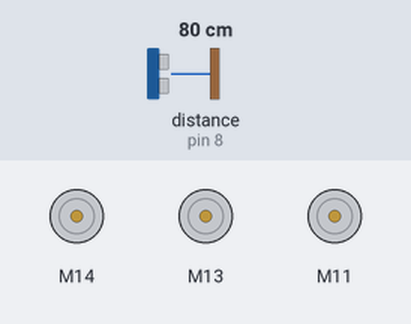
Recording of a sketch running on a simulated Arduino Uno, built with avr-gcc and run on an emulated ATmega328P. Shown: 3 × DC motor (green arrow = forward, orange = backward, longer = faster). The inputs (shaded band) are chosen by the test bench; at power-on: distance to the obstacle (sensor on pin 8) 80 cm. What the sketch prints to the serial monitor is not drawn.

Above: at 1.2 s.
1.3 s: distance to the obstacle (sensor on pin 8) set to 32 cm
2.8 s: distance to the obstacle (sensor on pin 8) set to 26 cm
At 3.5 s:
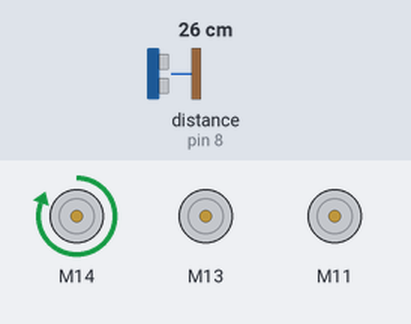
5.8 s: distance to the obstacle (sensor on pin 8) set to 35 cm
At 7.9 s:
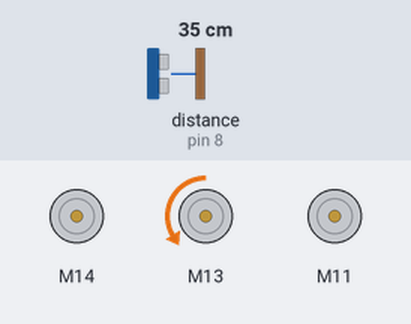
8.8 s: distance to the obstacle (sensor on pin 8) set to 2 cm
At 11.1 s:
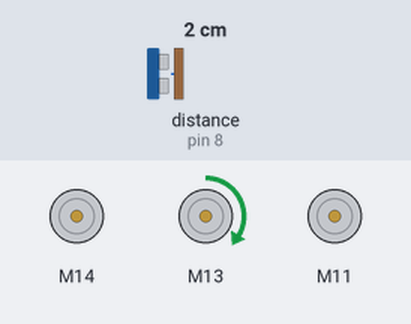
11.8 s: distance to the obstacle (sensor on pin 8) set to 60 cm
At 12.35 s:
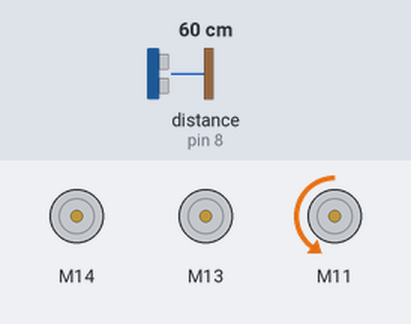
Timing chart, 0 to 14.7 s (numbered marks = the images above; inputs shaded):
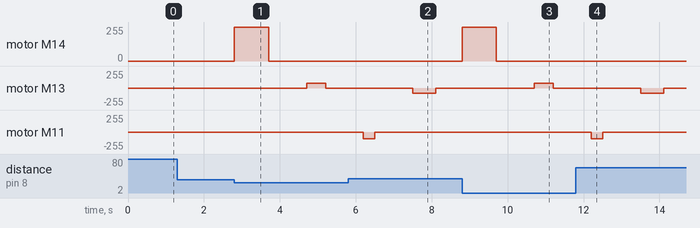

The sketch:

BallLauncher.ino
```cpp
#include <MeMegaPi.h>

const int ROTATION_SPEED = 75;
const int LAUNCH_SPEED = 255;
const int RELOAD_SPEED = 100;
const int MAX_AMMO_CAPACITY = 2;


const int RELOAD_ONE_DELAY = 300;
const int RELOAD_ROTATION_DELAY = 500;
const int LAUNCH_FULL_ROTATION_DELAY = 900;
const int INTERMEDIATE_DELAY = 1000;

MeUltrasonicSensor ultraSensor(PORT_8);
MeEncoderOnBoard RotationMotor(SLOT3);
MeEncoderOnBoard LaunchMotor(SLOT4);
MeEncoderOnBoard ReloadMotor(SLOT1);

int currentAmmo = MAX_AMMO_CAPACITY;

void isr_process_encoder1(void)
{
  if(digitalRead(RotationMotor.getPortB()) == 0)
  {
    RotationMotor.pulsePosMinus();
  }
  else
  {
    RotationMotor.pulsePosPlus();
  }
}

void isr_process_encoder2(void)
{
  if(digitalRead(LaunchMotor.getPortB()) == 0)
  {
    LaunchMotor.pulsePosMinus();
  }
  else
  {
    LaunchMotor.pulsePosPlus();
  }
}

void isr_process_encoder3(void)
{
  if(digitalRead(ReloadMotor.getPortB()) == 0)
  {
    ReloadMotor.pulsePosMinus();
  }
  else
  {
    ReloadMotor.pulsePosPlus();
  }
}


void launch()
{
  LaunchMotor.setMotorPwm(LAUNCH_SPEED);
  delay(LAUNCH_FULL_ROTATION_DELAY);
  LaunchMotor.setMotorPwm(0);
}

void reload()
{
  RotationMotor.setMotorPwm(ROTATION_SPEED);
  delay(RELOAD_ROTATION_DELAY);
  RotationMotor.setMotorPwm(0);

  delay(INTERMEDIATE_DELAY);

  if(currentAmmo == 0)
  {
    ReloadMotor.setMotorPwm(RELOAD_SPEED);
    delay(3*RELOAD_ONE_DELAY);
    currentAmmo = MAX_AMMO_CAPACITY;
    ReloadMotor.setMotorPwm(0);
  }
  else
  {
    currentAmmo--;
    ReloadMotor.setMotorPwm(-RELOAD_SPEED);
    delay(RELOAD_ONE_DELAY);
    ReloadMotor.setMotorPwm(0);
  }

  delay(INTERMEDIATE_DELAY);

  RotationMotor.setMotorPwm(-ROTATION_SPEED);
  delay(RELOAD_ROTATION_DELAY*1.2);
  RotationMotor.setMotorPwm(0);
}

void rotateAndLaunch()
{
  launch();
  delay(INTERMEDIATE_DELAY);
  reload();
}

void setup()
{
  attachInterrupt(RotationMotor.getIntNum(), isr_process_encoder1, RISING);
  attachInterrupt(LaunchMotor.getIntNum(), isr_process_encoder2, RISING);
  attachInterrupt(ReloadMotor.getIntNum(), isr_process_encoder3, RISING);
  Serial.begin(115200);

  //Set PWM 8KHz
  TCCR1A = _BV(WGM10);
  TCCR1B = _BV(CS11) | _BV(WGM12);

  TCCR2A = _BV(WGM21) | _BV(WGM20);
  TCCR2B = _BV(CS21);

  RotationMotor.setPulse(7);
  LaunchMotor.setPulse(7);
  RotationMotor.setRatio(26.9);
  LaunchMotor.setRatio(26.9);
  RotationMotor.setPosPid(1.8, 0, 1.2);
  LaunchMotor.setPosPid(1.8, 0, 1.2);
  RotationMotor.setSpeedPid(0.18, 0, 0);
  LaunchMotor.setSpeedPid(0.18, 0, 0);
}


void loop() {
  // put your main code here, to run repeatedly:
  Serial.print("Distance : ");
  Serial.print(ultraSensor.distanceCm());
  Serial.println(" cm");

  while(true)
  {
    if(ultraSensor.distanceCm() < 30)
    {
      rotateAndLaunch();
    }
  }
}
```

Measured:
- the behaviour switches between 30 and 29 cm on distance to the obstacle (sensor on pin 8) (found by bisection; images 0 and 1)
- after the input at 1.3 s, every drawn part: stays the same
- after the input at 2.8 s, motor M14: stopped → forward 255/255 at once, → stopped 0.90 s later; motor M13: stopped → forward 75/255 after 1.9 s, → stopped 0.50 s later
- after the input at 5.8 s, motor M14: stays stopped (without the input it goes to forward 255/255 after 2.3 s)
- after the input at 8.8 s, motor M14: stopped → forward 255/255 at once, → stopped 0.90 s later; motor M13: stopped → forward 75/255 after 1.9 s, → stopped 0.50 s later
- after the input at 11.8 s, motor M14: stays stopped (without the input it goes to forward 255/255 after 2.3 s)
